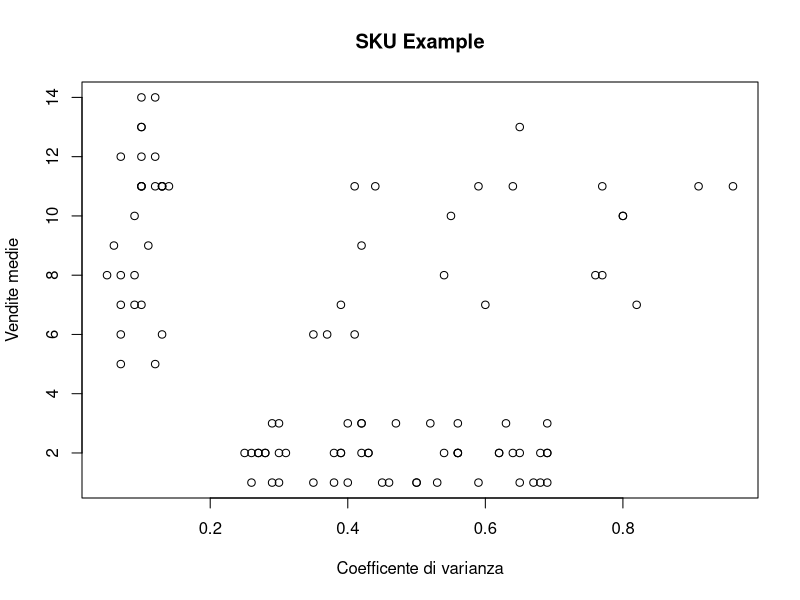
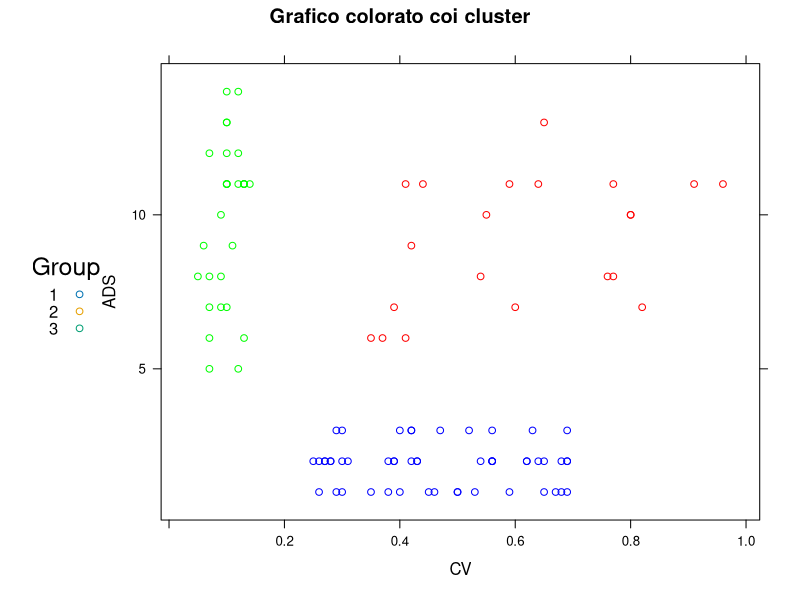

The R source for these figures, in order:

#svuoto l'ambiente
rm(list=ls(all=TRUE))

data=read.table('DATA_2.01_SKU.csv', header = T,sep=',')

plot(data$CV, data$ADS, main = "SKU Example", ylab="Vendite medie", xlab= "Coefficente di varianza")

#questa funzione effettua lo scaling dei dati per renderli comparabili tra loro
##posso replicarla con (data-lapply(data,mean))/lapply(data,sd) in pratica ad ogni valore tolgo la media della sua colonna e divido per la varianza della sua colonna
testdata = scale(data)

#calcolo la distanza tra i punti col metodo euclideo
d = dist(testdata, method = "euclidean")

#calcolo i cluster
hcward = hclust(d, method="ward.D")

#riduco i cluster a 3 e aggiungo la colonna ai miei dati originali
data$groups<-cutree(hcward,k=3)

library(lattice)

xyplot(ADS~ CV, main = "Grafico colorato coi cluster", type="p", group=groups, data=data, auto.key=list(title="Group", space = "left", cex=1.0, just = 0.95), par.settings = list(superpose.line=list(pch = 0:18, cex=1)), col=c('blue','green','red','gray','brown','black'))
